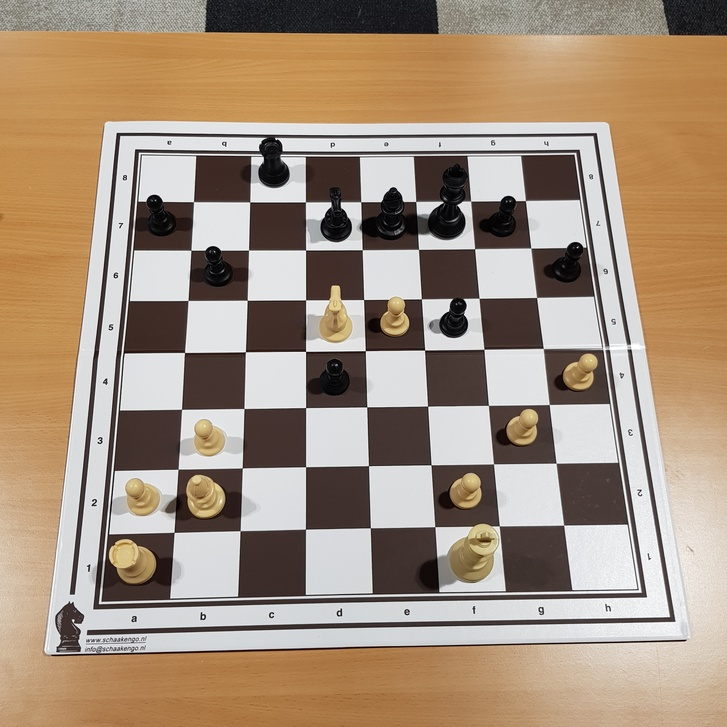
#> input picture chess_vision/attempt_1_3d_transfer_learning_chesscog/data/raw/test2.jpg, 727 x 727 px, shrunk from 3024 x 3024 before the run
$ jupyter execute --allow-errors chesscog.ipynb
#> lines starting #> are read from the running program, lines starting #| are printed output that depends on the picture
### chess_vision/attempt_1_3d_transfer_learning_chesscog/chesscog/__init__.py
"""Chess position inference using computer vision.
"""

import sys
import logging

from .core import io as _
from .__version__ import __version__


def _setup_logger(level: int = logging.INFO):
    root = logging.getLogger()
    root.setLevel(level)

    handler = logging.StreamHandler(sys.stderr)
    handler.setLevel(level)
    formatter = logging.Formatter(
        "[%(asctime)s] {%(filename)s:%(lineno)d} %(levelname)s - %(message)s"
    )
    handler.setFormatter(formatter)
    root.addHandler(handler)


_setup_logger()

### chess_vision/attempt_1_3d_transfer_learning_chesscog/notebooks/chesscog.ipynb
[cell 1]
# add to python path to allow for chesscog import
import sys
import os
chesscog_dir = os.path.abspath(os.path.join(os.getcwd(), '..', 'chesscog'))
if chesscog_dir not in sys.path:
    sys.path.insert(0, chesscog_dir)

[cell 2]
from chesscog.recognition import ChessRecognizer
import cv2
import pathlib
import matplotlib.pyplot as plt

[cell 3]
def detect_board_state(path_image):
    input_photo = cv2.imread(path_image)
    input_photo = cv2.cvtColor(input_photo, cv2.COLOR_BGR2RGB)
    path_models = pathlib.Path(os.path.join(os.path.abspath(
        '..'), 'chesscog', 'models', "transfer_learning"))
    print(path_models)
    recognizer = ChessRecognizer(path_models)
    detected_board, *_ = recognizer.predict(input_photo)
    plt.imshow(input_photo)
    plt.show()
    print(detected_board)
    return detected_board


def get_raw_data_file(file_name):
    file_path = os.path.join(os.path.abspath('..'), 'data', 'raw', file_name)
    return file_path

#> (a cell that did not finish here is left out)

#> (a cell that did not finish here is left out)

#> in detect_board_state, input_photo is the input picture: shape (727, 727, 3); mean B, G, R 125.6, 145.4, 165.4
print(f"FEN string notation: {board_2.fen()}")
board_2

#> (a cell that did not finish here is left out)

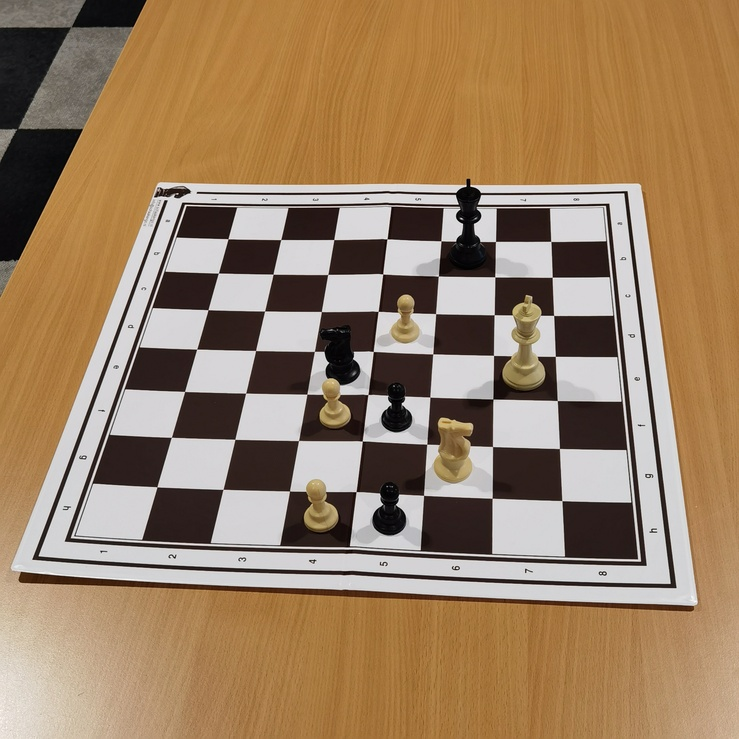
#> input picture chess_vision/attempt_1_3d_transfer_learning_chesscog/data/raw/test3.jpg, 739 x 739 px, shrunk from 3072 x 3072 before the run
#> in detect_board_state, input_photo is the input picture: shape (739, 739, 3); mean B, G, R 99.6, 128.6, 155.8
print(f"FEN string notation: {board_3.fen()}")
board_3

#> (a cell that did not finish here is left out)

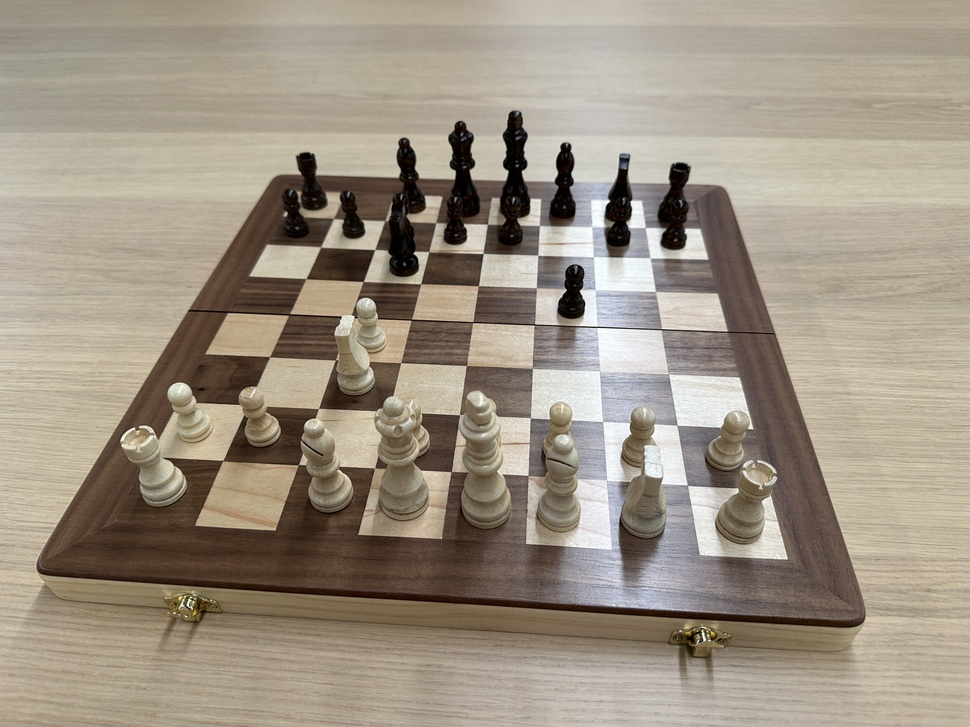
#> input picture chess_vision/attempt_2_3d_occupancy_detection/data/occupancy/test_real/IMG_0445.JPG, 970 x 727 px, shrunk from 4032 x 3024 before the run, found by its file name
#> in detect_board_state, input_photo is the input picture: shape (727, 970, 3); mean B, G, R 131.7, 147, 157.6
